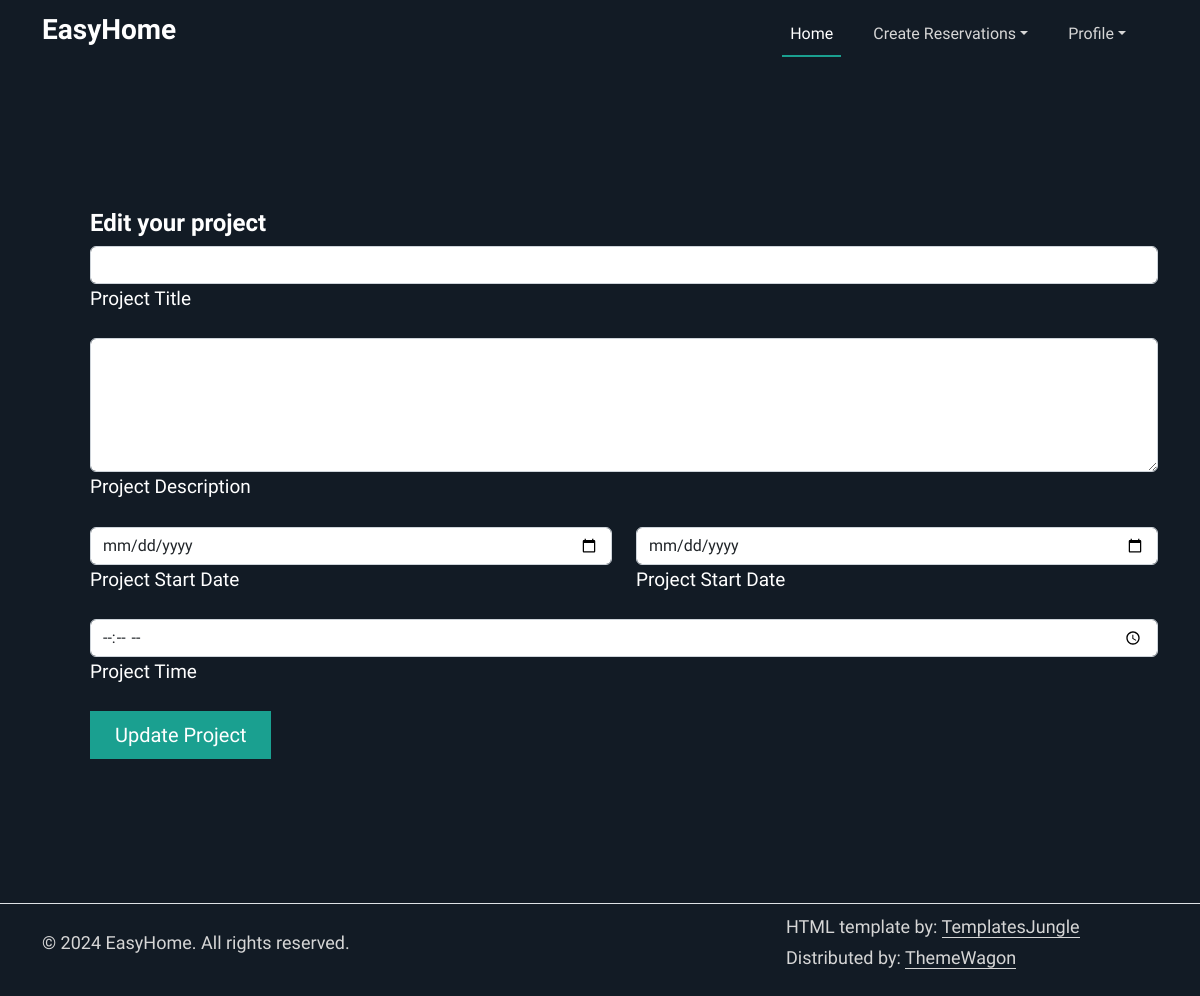
The page /editReservation/6 (signed in) on the database as committed earlier.
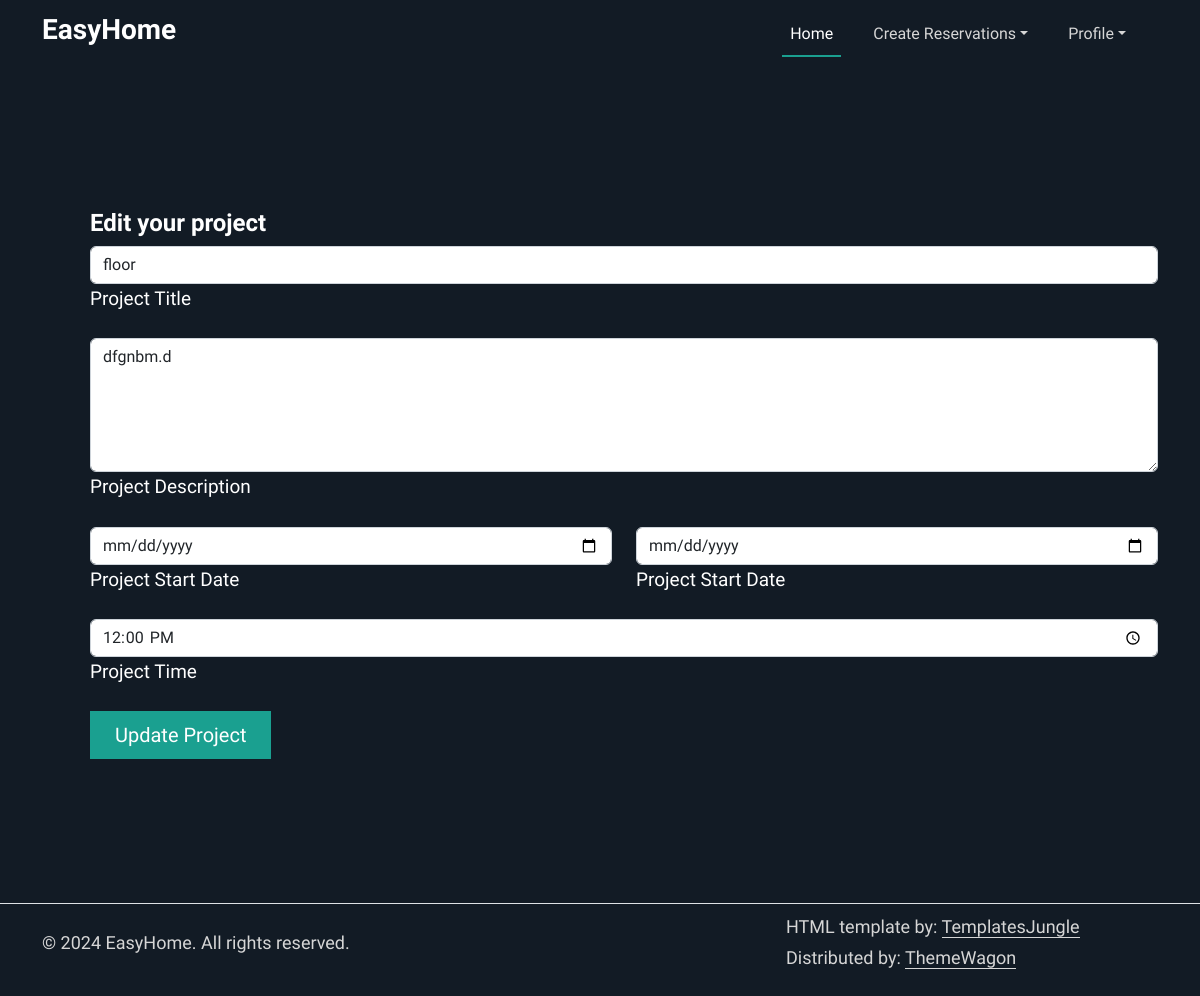
The same page on the database as committed later.
### tables this page shows
CREATE TABLE workDetails (
                id INTEGER PRIMARY KEY AUTOINCREMENT,
                work_name VARCHAR2(50),
                work_description VARCHAR2(100),
                user_id INTEGER NOT NULL,
                professional_id INTEGER NOT NULL,
                total_cost REAL,
                hour_amount INTEGER,
                start_date DATE,
                end_date DATE,
                start_time TIME,
                is_paid BOOLEAN DEFAULT 0,
                FOREIGN KEY (user_id) REFERENCES users(id),
                FOREIGN KEY (professional_id) REFERENCES professionals(id)
              );

### app.py (the view, shortened to what this page needs)
@app.route("/editReservation/<workID>", methods=["GET", "POST"])
@login_required
def editReservation(workID):
    reservation = get_work_details_by_id(workID)
    if request.method=="GET":
        return render_template("editReservation.html", reserve = reservation)

### app.py (called while the page is built)
@login_manager.user_loader
def load_user(user_id):
    try:
        conn = sqlite3.connect('database.db')
        conn.row_factory = sqlite3.Row
        c = conn.cursor()
        c.execute("SELECT * FROM users WHERE id = ?", (user_id,))
        user_row = c.fetchone()
        return User(user_row) if user_row else None
    except sqlite3.Error as e:
        print(f"Error retrieving user by ID: {e}")
        return None
    finally:
        if conn:
            conn.close()

def get_work_details_by_id(work_id):
    try:
        conn = sqlite3.connect("database.db")
        conn.row_factory = sqlite3.Row
        c = conn.cursor()
        c.execute("""
            SELECT
                id AS work_id, work_name, work_description,
                total_cost, hour_amount, start_date, end_date, start_time, is_paid
            FROM workDetails
            WHERE id = ?
        """, (work_id,))
        work_row = c.fetchone()
        return dict(work_row) if work_row else None
    except sqlite3.Error as e:
        print(f"Database error: {e}")
        return None
    finally:
        if conn:
            conn.close()

### templates/editReservation.html (shortened to what this page needs)
{%extends "base.html"%}
{%block content%}
<section id="start">
  <div class="container my-5 py-5">
    <div class="row featurette py-lg-5 align-items-center">
      <form action="/editReservation/{{reserve['work_id']}}" method="POST">
        <div class="text-content ps-md-5">
          <h4>Edit your project</h4>
          <div data-mdb-input-init class="form-outline mb-3 w-33">
            <input type="text" id="form2Example1" class="form-control" name="title" maxlength="50"
              value="{{ reserve['work_name'] }}" />
            <label class="form-label" for="form2Example1">Project Title</label>
          </div>
          <div data-mdb-input-init class="form-outline mb-3 w-33">
            <textarea id="form2Example1" class="form-control" name="desc" rows="5"
              maxlength="500">{{ reserve['work_description']}}</textarea>
            <label class="form-label" for="form2Example1">Project Description</label>
          </div>
          <div class="row">
            <div class="col-6">
              <div data-mdb-input-init class="form-outline mb-3 w-33">
                <input type="date" id="form2Example1" class="form-control" name="startDate" value="{{ reserve['date'] }}" />
                <label class="form-label" for="form2Example1">Project Start Date</label>
              </div>
            </div>
            <div class="col-6">
              <div data-mdb-input-init class="form-outline mb-3 w-33">
                <input type="date" id="form2Example1" class="form-control" name="endDate" value="{{ reserve['date'] }}" />
                <label class="form-label" for="form2Example1">Project Start Date</label>
              </div>
            </div>
          </div>
          <div class="row">
            <div data-mdb-input-init class="form-outline mb-3 w-33">
              <input type="time" id="form2Example1" class="form-control" name="time"
                value="{{ reserve['start_time'] }}" />
              <label class="form-label" for="form2Example1">Project Time</label>
            </div>
          </div>
          <button type="submit" class="btn btn-primary btn-lg px-4 me-md-2">Update Project</button>
        </div>
      </form>
    </div>
  </div>
</section>
{%endblock%}

Rows that differ between the two databases and show on the page:
added workDetails: title "floor", desc "dfgnbm.d", time "12:00"
